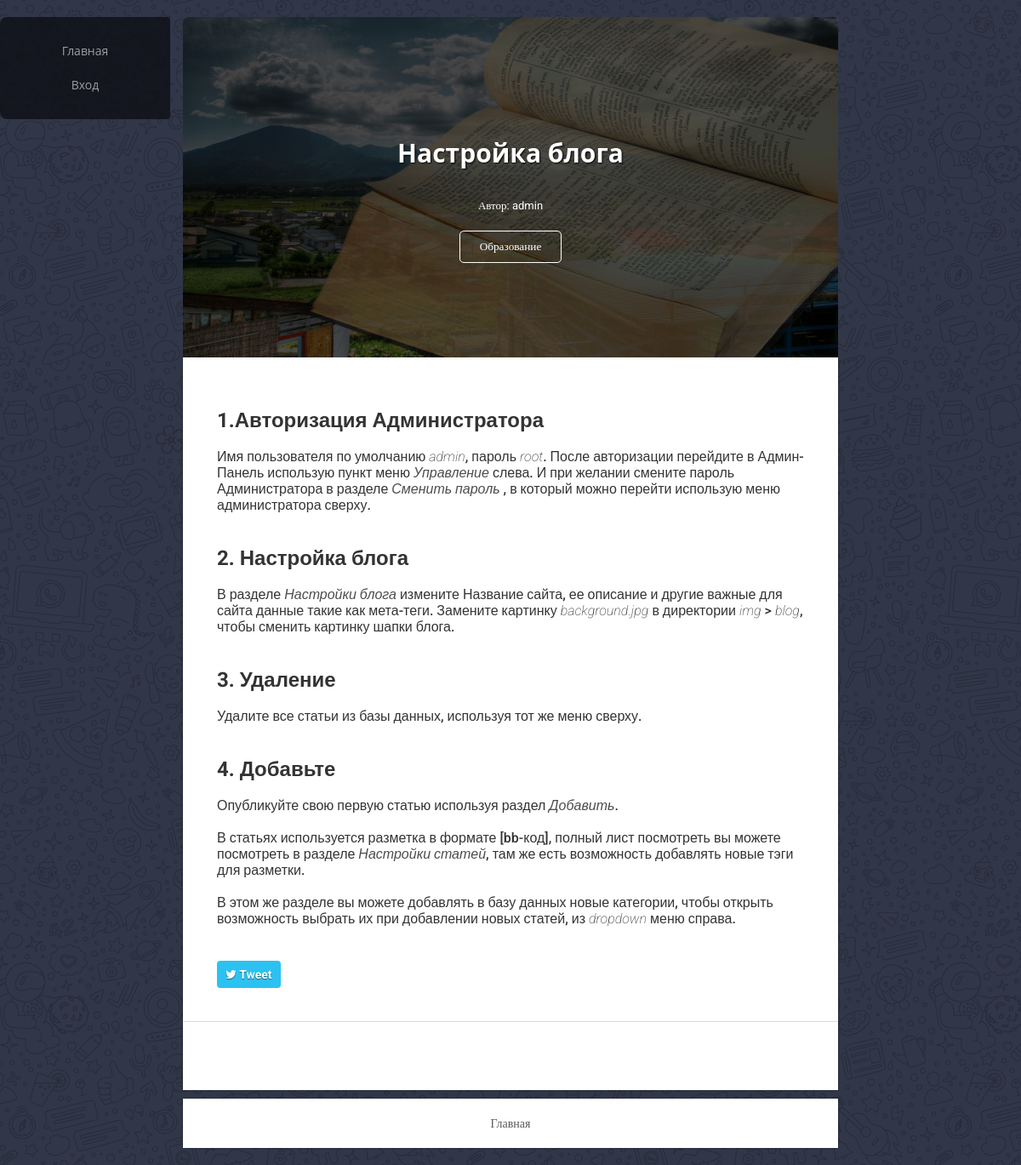
The page /view.php?article=14 on the database its author committed.
### tables this page shows
CREATE TABLE `articles` (
  `id` int(11) NOT NULL,
  `title` text NOT NULL,
  `img` text NOT NULL,
  `short` text NOT NULL,
  `content` text NOT NULL,
  `author` text NOT NULL,
  `category` text NOT NULL
);

### modules/blog-config.php (called while the page is built, shortened)
<?php
	require_once('database.php');
	$query = mysqli_query($connect, "SELECT * FROM config");
	$blog = mysqli_fetch_array($query, MYSQLI_ASSOC);
 ?>

### modules/functions.php (called while the page is built)
<?php
	function auth(){
		if(isset($_SESSION['auth'])){
			return 'true';
		}
		else{
			return 'false';
		}
	}
?>

### modules/database.php (called while the page is built, shortened)
<?php
$home = "http://localhost/php/";
?>

### view.php (the view, shortened to what this page needs)
<?php
	if(!isset($_GET['article'])){
		header('location: index.php');
	}
	else{
		include('modules/functions.php');
		require_once('modules/blog-config.php');
		require_once('modules/database.php');
		global $connect;
		$id = $_GET['article'];
		$query = mysqli_query($connect, "SELECT * FROM articles WHERE id = '$id'");
		$row = mysqli_fetch_array($query, MYSQLI_ASSOC);
		$specialarray = array();
		$specialarray2 = array();
		$queryCom = mysqli_query($connect, "SELECT * FROM tags");
		while($commands = mysqli_fetch_array($queryCom, MYSQLI_ASSOC)){
			array_push($specialarray,$commands['[bb]']);
			array_push($specialarray2,$commands['<html>']);
		}
		$content = str_replace($specialarray, $specialarray2, $row['content']);
	}
 ?>
<!DOCTYPE html>
<html lang="en">
<head>
	<?php include('templates/head.php');?>
</head>
<body bgcolor="<?=$blog['bgc'];?>">
	<div class="section">
		<div class="wrapper">
			<?php include('templates/header.php');?>
			<div class="content col-md-8">
				<div class="article_img" style="background-image: url('img/posts/<?=$row['img'];?>')">
					<h4 class="title"><?=$row['title'];?></h4>
					<p class="author">Автор: <?=$row['author'];?></p>
					<a href="category.php?category=<?=$row['category'];?>"><h5 class="category"><?=$row['category'];?></h5></a>
					<div class="overlay"></div>
				</div>
				<div class="article_c">
					<div class="paragraph"><?=$content;?>
					</div>
					<div class="share">
						<a class="twitter-share-button"  href="https://twitter.com/intent/tweet?text=<?=$home;?>view.php?article=<?=$row['id'];?>" data-size=">arge"><i class="fa fa-twitter" aria-hidden="true"></i> Tweet</a>
					</div>
				</div>
				<div class="comments">
					</div>
				<?php include('templates/footer.php');?>
			</div>
		</div>
	</div>
</body>
</html>

### templates/head.php (shortened to what this page needs)
<link rel="stylesheet" href="css/main.css">
<link rel="stylesheet" href="css/font-awesome.min.css">
<link rel="stylesheet" href="css/grid.css">
<link rel="stylesheet" href="css/media.css">
<link rel="stylesheet" href="css/animate.css">

### templates/header.php (shortened to what this page needs)
<div class="header col-md-2" style="background-color: <?=$blog['menuBg'];?>">
	<div class="wrapper">
		<ul>
			<a href="index.php"><li>Главная</li></a>
			<?php if(auth() == 'false'): ?>
			<li class="login_li">Вход</li>
			<?php endif;?>
		</ul>
	</div>
</div>

### templates/footer.php
<div class="article_footer">
	<a href="index.php" class="footer-link">Главная</a>
</div>

### css/main.css (style rules this page uses)
body { margin: 0; background-image: url(../img/bg2.png); background-attachment: fixed; }
a { text-decoration: none; }
.header { padding: 0 45px; border-radius: 8px 4px 4px 8px; margin: 20px 0; opacity: .8; transition: all 0.5s; z-index: 999999; }
.wrapper { max-width: 1200px; margin: auto; position: relative; }
.header ul { margin: 0; padding: 20px 10px; line-height: 40px; }
.header li { color: rgba(255,255,255,0.7); font-family: 'open sans'; font-size: 14px; transition: all 0.4s; list-style: none; text-align: center; }
.content { max-width: 800px; position: relative; padding: 20px; margin: auto; }
.article_c { background: #FFF; padding: 40px; box-shadow: 0 0 2px rgba(0,0,0,0.4); }
.article_img { background-size: 100% 100%; min-height: 400px; border-radius: 5px 5px 0 0; position: relative; z-index: 0; overflow: hidden; }
.title { margin: 0; padding: 80px 80px; font-size: 30px; font-family: 'open sans'; color: #FFF; text-shadow: 1px 1px 2px rgba(0,0,0,0.9); position: relative; z-index: 3; text-align: center; margin-top: 60px; line-height: 39px; padding-bottom: 35px; }
.overlay { position: absolute; left: 0; top: 0; width: 100%; height: 100%; background: rgba(0,0,0,0.7); }
.paragraph { font-family: 'roboto', sans-serif; font-size: 16px; color: rgba(0,0,0,0.8); font-weight: 500; white-space: pre-wrap; }
.share { margin-top: 40px; }
.twitter-share-button { height: 32px; display: inline-block; vertical-align: top; width: auto; padding: 0 10px; line-height: 33px; text-align: center; color: #FFF; background: #2bc2f1; font-family: 'roboto'; font-size: 14px; border-radius: 4px; font-weight: bold; text-shadow: 0px 1px 1px rgba(0,0,0,0.5); }
h2.subtitle { margin-bottom: 0; }
.category { text-align: center; position: relative; color: #FFF; z-index: 3; font-family: 'Roboto'; font-weight: 400; border: 1px solid; max-width: 120px; padding: 10px 0; display: block; border-radius: 5px; margin: auto; transition: all 0.5s; }
.author { position: relative; text-align: center; z-index: 3; color: #FFF; font-family: roboto; font-size: 13px; margin: 0; margin-bottom: 21px; }
.comments { background: #FFF; padding: 40px; margin-bottom: 10px; box-shadow: 0 0 2px rgba(0,0,0,0.4); }
.article_footer { padding: 20px; background: #fff; text-align: center; box-shadow: 0 0 2px rgba(0,0,0,0.4); }
a.footer-link { font-family: roboto; font-size: 14px; color: #585858; font-weight: 500; padding: 0 7px; transition: all 0.3s; }
.login_li { cursor: pointer; }
.paragraph i { color: rgba(0,0,0,0.7); font-weight: 200; }

### css/grid.css (style rules this page uses)
.col, .col-xs-1, .col-sm-1, .col-md-1, .col-lg-1, .col-xs-2, .col-sm-2, .col-md-2, .col-lg-2, .col-xs-3, .col-sm-3, .col-md-3, .col-lg-3, .col-xs-4, .col-sm-4, .col-md-4, .col-lg-4, .col-xs-5, .col-sm-5, .col-md-5, .col-lg-5, .col-xs-6, .col-sm-6, .col-md-6, .col-lg-6, .col-xs-7, .col-sm-7, .col-md-7, .col-lg-7, .col-xs-8, .col-sm-8, .col-md-8, .col-lg-8, .col-xs-9, .col-sm-9, .col-md-9, .col-lg-9, .col-xs-10, .col-sm-10, .col-md-10, .col-lg-10, .col-xs-11, .col-sm-11, .col-md-11, .col-lg-11, .col-xs-12, .col-sm-12, .col-md-12, .col-lg-12 { position: relative; min-height: 1px; padding-left: 15px; padding-right: 15px; }
@media (min-width: 992px) { .col, .col-md-1, .col-md-2, .col-md-3, .col-md-4, .col-md-5, .col-md-6, .col-md-7, .col-md-8, .col-md-9, .col-md-10, .col-md-11, .col-md-12 { float: left; } }
@media (min-width: 992px) { .col-md-8 { width: 66.66666667%; } }
@media (min-width: 992px) { .col-md-2 { width: 16.66666667%; } }
*, *:before, *:after { -webkit-box-sizing: border-box; -moz-box-sizing: border-box; box-sizing: border-box; }

### rows shown on the page
articles: img (picture), title "Настройка блога", author "admin", category "Образование", content "1.Авторизация Администратора Имя пользователя по умолчанию admin , пароль root . После авторизации перейдите в Админ-Панель использую пункт меню Управление слева. И при желании смените пароль Администратора в разделе Сменить пароль , в который можно перейти использую меню администратора сверху. 2. Настройка блога В разделе Настройки блога измените Название сайта, ее описание и другие важные для сайта данные такие как мета-теги. Замените картинку background.jpg в директории img > blog , чтобы сменить картинку шапки блога. 3. Удаление Удалите все статьи из базы данных, используя тот же меню сверху. 4. Добавьте Опубликуйте свою первую статью используя раздел Добавить . В статьях используется…"
